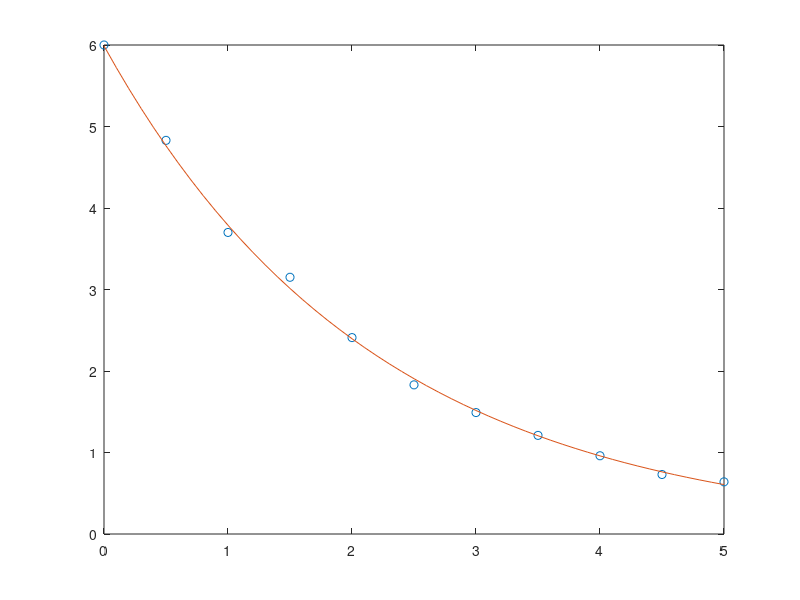

The MATLAB script that drew this image:
% Funciones para funciones de tipo exponencial.

close all
clear all
 
t=0:0.5:5;
w=[6 4.83 3.7 3.15 2.41 1.83 1.49 1.21 0.96 0.73 0.64];
p=polyfit(t,log(w),1);
m=p(1)
b=exp(p(2))
tm=0:0.1:5;
wm=b*exp(m*tm);
plot(t,w,'o', tm,wm)
